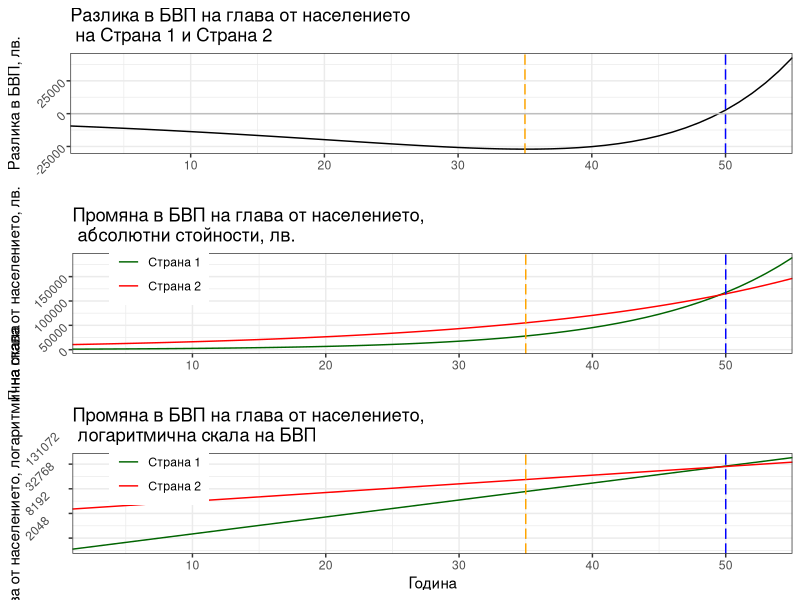

This figure's R source:
rm(list = ls())
library(tidyr)
library(ggplot2)
library(gridExtra)
library(scales)

growth <- as.data.frame(matrix(1, ncol = 3, nrow = 55))

head(growth)
growth$V1 <- seq(1:55)
attach(growth)
growth <- transform(V1, country1 = 1000*(1+0.1)^V1,
                    country2 = 10000*(1+0.05)^V1)
detach(growth)
colnames(growth) <- c("n_year", "country1", "country2")
head(growth)

comparison <- c(growth$country1 - growth$country2)
GDPdifference <- data.frame(seq(1:55), comparison)
colnames(GDPdifference) <- c("n_year", "GDPdiff")
head(GDPdifference)

df.growth <- gather(growth, key = "country", value = "GDP", 2:3)
str(df.growth)



# This option options(scipen = 3) is very important. Without it the 
# graph will have on the axis 1e+05, etc.

options(scipen = 3)

# Note: for ggplot we can first load the library scales
# library(scales). Then add
# + scale_x_continuous(labels = comma)

# We also remove the axes with "axes = F" and add them
# later with axis(1, pos = 0) and axis(2, pos = 0)

# Note: if we want our axes to start at 0, we use the options
# xaxs = "i", yaxs = "i"

# Note: if we want to do it in ggplot, we add
# + scale_x_continuous(expand=c(0,0))
# 
# par(mfrow = c(3,1), mar = c(3,3,1,1))
# 
# with(GDPdifference, plot(GDPdiff ~ n_year, xlab = "", 
#      ylab = "Разлика в БВП, лв.",
#      axes = F, xlim = c(0, 60), ylim = c(-30000, 40000), 
#      main = "Разлика в БВП \n на глава от населението \n между Страна 1 и Страна 2", type = "l", cex.main = 1.0))
# axis(1, pos=0)
# axis(2, pos=0) 
# abline(v = 50, lty = 3, col = "darkblue")
# 
# with(growth, plot(country1 ~ n_year, type = "l"))
# with(growth, lines(country2, col = "red"))
# abline(v = c(35,50), col = c("orange", "blue"), lty = 3)
# 
# with(growth, plot(log(country1) ~ n_year, type = "l"))
# with(growth, lines(log(country2), col = "red"))
# abline(v = c(35,50), col = c("orange", "blue"), lty = 3)

plot1 <- ggplot(data = GDPdifference, aes(n_year, GDPdiff)) + geom_line() + 
  geom_vline(xintercept = c(35, 50), colour = c("orange", "blue"), 
             linetype = "longdash") + 
  scale_x_continuous(expand=c(0,0)) +
  geom_abline(intercept=0, slope=0, colour = "grey") +
  xlab("") + ylab("Разлика в БВП, лв.") + 
  ggtitle("Разлика в БВП на глава от населението \n на Страна 1 и Страна 2") +
  theme_bw() +
  theme(axis.text.y=element_text(angle=45, hjust=1, vjust=0.5))

plot2 <- ggplot(df.growth, aes(x = n_year, y = GDP, colour = country)) +
  geom_line() + 
  geom_vline(xintercept = c(35, 50), colour = c("orange", "blue"), 
             linetype = "longdash") + 
  scale_x_continuous(expand=c(0,0)) +
  xlab("") + ylab("БВП на глава от населението, лв.") +
  ggtitle("Промяна в БВП на глава от населението, \n абсолютни стойности, лв.") +
  scale_colour_manual("", labels = c("Страна 1", "Страна 2"), 
                      values = c("darkgreen", "red")) +
  theme_bw() + theme(legend.position = c(0.12, 0.91), 
                     axis.text.y=element_text(angle=45, hjust=1, vjust=0.5))

plot3 <- ggplot(df.growth, aes(x = n_year, y = GDP, colour = country)) +
  geom_line() + 
  geom_vline(xintercept = c(35, 50), colour = c("orange", "blue"),
             linetype = "longdash") +
  scale_x_continuous(expand=c(0,0)) +
  xlab("Година") + ylab("БВП на глава от населението, логаритмична скала") +
  ggtitle("Промяна в БВП на глава от населението, \n логаритмична скала на БВП") +
  scale_colour_manual("", labels = c("Страна 1", "Страна 2"), 
                      values = c("darkgreen", "red")) +
  theme_bw() + theme(legend.position = c(0.12, 0.91),
                     axis.text.y=element_text(angle=45, hjust=0, vjust=0.5)) +
  scale_y_continuous(trans=log2_trans() #, # or coord_trans(y="log2")              
                    # breaks = trans_breaks("log2", function(x) 2^x),
                    # labels = trans_format("log2", math_format(2^.x))
                     )


grid.arrange(plot1, plot2, plot3, ncol = 1)

# matplot is a useful function to plot data in wide format

# matplot(x = growth[ ,1], y = growth[ , 2:3], type = "l", col = c("red", "blue"), lty = 1)
# abline(v = 50, col = "darkgreen", lty = 3, lwd = 2)
# legend(x = 1, y = 190000,  legend = c("Страна 1", "Страна 2"), 
#       col = c("red", "blue"), fill = c("red", "blue"), cex = 0.8)
# 


